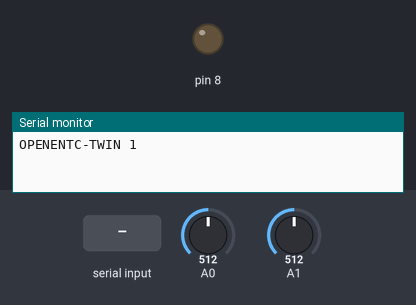
Recording of a sketch running on a simulated Arduino Uno, built with avr-gcc and run on an emulated ATmega328P. Parts: output pins drawn as LEDs (lit = HIGH), the last lines printed to the serial monitor. The inputs (shaded band) are chosen by the test bench; at power-on: A0 = 512, A1 = 512.

Above: at 1.2 s.
1.3 s: "R90\n" received over Serial
At 2.03 s:
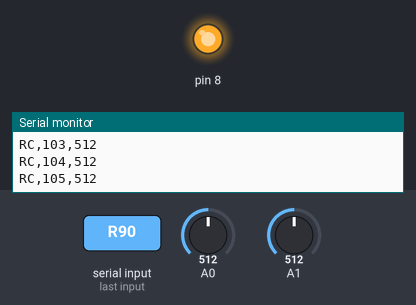
3.6 s: "90,45\n" received over Serial
5.1 s: "D90\n" received over Serial
Timing chart, 0 to 8.1 s (numbered marks = the images above; inputs shaded):
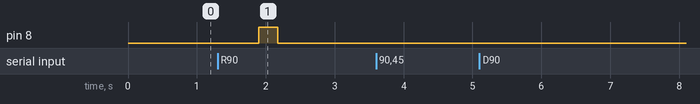

Measured:
- after the input at 1.3 s, pin 8: LOW → HIGH after 0.60 s, → LOW 0.27 s later

The sketch:

twin_bench.ino
```cpp
// OpenENTC Twin firmware: the same program runs on a real Arduino Uno (over USB) and on the
// built-in Uno simulator, so the Real + Virtual Bench can compare the two side by side.
// Commands (one per line, 115200 baud):
//   R<us>  RC step test: D8 low for 600 ms, then high; sample A0 250 times every <us> µs
//   D      DC test: average 64 readings of A0 and A1
//   S      stream A0 and A1 every 20 ms, 50 lines
// Replies are CSV lines so any serial terminal can read them too.
const int SAMPLES = 250;
unsigned int buffer[SAMPLES];

void setup() {
  Serial.begin(115200);
  pinMode(8, OUTPUT);
  digitalWrite(8, LOW);
  Serial.println("OPENENTC-TWIN 1");
}

void rcTest(unsigned long period) {
  if (period < 120) period = 120;          // analogRead takes about 112 us
  digitalWrite(8, LOW);
  delay(600);                              // discharge the capacitor
  unsigned long next = micros();
  digitalWrite(8, HIGH);
  for (int i = 0; i < SAMPLES; i++) {
    while ((long)(micros() - next) < 0) { }
    buffer[i] = analogRead(A0);
    next += period;
  }
  Serial.print("BEGIN RC,");
  Serial.println(period);
  for (int i = 0; i < SAMPLES; i++) {
    Serial.print("RC,");
    Serial.print(i);
    Serial.print(',');
    Serial.println(buffer[i]);
  }
  Serial.println("END");
  digitalWrite(8, LOW);
}

void dcTest() {
  long a0 = 0, a1 = 0;
  for (int i = 0; i < 64; i++) { a0 += analogRead(A0); a1 += analogRead(A1); }
  Serial.print("DC,");
  Serial.print(a0 / 64.0, 2);
  Serial.print(',');
  Serial.println(a1 / 64.0, 2);
  Serial.println("END");
}

void streamTest() {
  for (int i = 0; i < 50; i++) {
    Serial.print("S,");
    Serial.print(millis());
    Serial.print(',');
    Serial.print(analogRead(A0));
    Serial.print(',');
    Serial.println(analogRead(A1));
    delay(20);
  }
  Serial.println("END");
}

void loop() {
  if (!Serial.available()) return;
  String line = Serial.readStringUntil('\n');
  line.trim();
  if (line.length() == 0) return;
  char command = line.charAt(0);
  if (command == 'R') rcTest(line.length() > 1 ? (unsigned long)line.substring(1).toInt() : 2000UL);
  else if (command == 'D') dcTest();
  else if (command == 'S') streamTest();
  else Serial.println("ERR unknown command");
}
```
